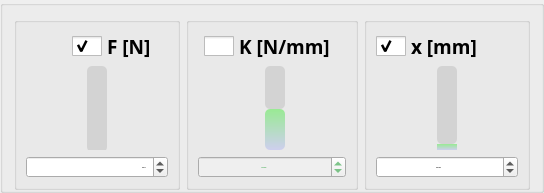
                          <widget class="QGroupBox" name="groupBox_13">
                           <property name="sizePolicy">
                            <sizepolicy hsizetype="Expanding" vsizetype="Expanding">
                             <horstretch>0</horstretch>
                             <verstretch>0</verstretch>
                            </sizepolicy>
                           </property>
                           <property name="minimumSize">
                            <size>
                             <width>0</width>
                             <height>0</height>
                            </size>
                           </property>
                           <property name="styleSheet">
                            <string notr="true">QSlider{
    min-width: 50px;
    max-width: 50px;

}

QSlider::groove:vertical {
    background: transparent;
    position: absolute; /* absolutely position 4px from the left and right of the widget. setting margins on the widget should work too... */
    left: 15px; right: 15px;
}

QSlider::handle:vertical::disabled {
    width: 50px;
    background: rgb(240, 240, 240);
image: url(:/icons/sliderHandle_OFF.png);
}

QSlider::handle:vertical {
    height: 30px;
    width: 50px;
    border: 0px solid #000000;
    border-radius: 4px;
    /*background: rgb(222, 255, 150);*/
    margin: 1 -15px; /* expand outside the groove */
    image: url(:/icons/sliderHandle.png);
}

QSlider::add-page:vertical {

    border-radius: 5px;
    background: qlineargradient(x1:0, y1:0, x2:0, y2:1, stop:0 #99EA94, stop:1 #CECFEE);
}

QSlider::sub-page:vertical {
    border-radius: 5px;
    background: lightgrey;
}</string>
                           </property>
                           <property name="title">
                            <string/>
                           </property>
                           <property name="flat">
                            <bool>true</bool>
                           </property>
                           <layout class="QGridLayout" name="gridLayout_3">
                            <property name="bottomMargin">
                             <number>0</number>
                            </property>
                            <item row="0" column="5" rowspan="3">
                             <widget class="QGroupBox" name="groupBox_12">
                              <property name="title">
                               <string/>
                              </property>
                              <layout class="QGridLayout" name="gridLayout_30">
                               <item row="2" column="0" colspan="3">
                                <widget class="QDoubleSpinBox" name="doubleSpinBox_hooke_x">
                                 <property name="enabled">
                                  <bool>true</bool>
                                 </property>
                                 <property name="font">
                                  <font>
                                   <family>Bradley Hand ITC</family>
                                   <pointsize>-1</pointsize>
                                   <weight>99</weight>
                                   <italic>false</italic>
                                   <bold>true</bold>
                                  </font>
                                 </property>
                                 <property name="styleSheet">
                                  <string notr="true">QDoubleSpinBox {
    padding-right: 1px; /* make room for the arrows */
    border-image: url(:/images/frame.png) 4;
    border-width: 3;
    font: bold 22px &quot;Bradley Hand ITC&quot;;
    font-weight: 900;
}

QDoubleSpinBox:disabled {
	color: rgb(53, 166, 71);
}

QDoubleSpinBox::up-button {
    subcontrol-origin: border;
    subcontrol-position: top right; /* position at the top right corner */

    width: 1px; /* 16 + 2*1px border-width = 15px padding + 3px parent border */
    border-image: url(:/images/spinup.png) 1;
    border-width: 1px;
}

QDoubleSpinBox::up-button:hover {
    border-image: url(:/images/spinup_hover.png) 1;
}

QDoubleSpinBox::up-button:pressed {
    border-image: url(:/images/spinup_pressed.png) 1;
}

QDoubleSpinBox::up-arrow {
    image: url(:/images/up_arrow.png);
    width: 7px;
    height: 7px;
}

QDoubleSpinBox::up-arrow:disabled, QSpinBox::up-arrow:off { /* off state when value is max */
   image: url(:/images/up_arrow_disabled.png);
}

QDoubleSpinBox::down-button {
    subcontrol-origin: border;
    subcontrol-position: bottom right; /* position at bottom right corner */

    width: 1px;
    border-image: url(:/images/spindown.png) 1;
    border-width: 1px;
    border-top-width: 0;
}

QDoubleSpinBox::down-button:hover {
    border-image: url(:/images/spindown_hover.png) 1;
}

QDoubleSpinBox::down-button:pressed {
    border-image: url(:/images/spindown_pressed.png) 1;
}

QDoubleSpinBox::down-arrow {
    image: url(:/images/down_arrow.png);
    width: 7px;
    height: 7px;
}

QDoubleSpinBox::down-arrow:disabled,
QDoubleSpinBox::down-arrow:off { /* off state when value in min */
   image: url(:/images/down_arrow_disabled.png);
}</string>
                                 </property>
                                 <property name="alignment">
                                  <set>Qt::AlignCenter</set>
                                 </property>
                                 <property name="prefix">
                                  <string/>
                                 </property>
                                 <property name="suffix">
                                  <string> mm</string>
                                 </property>
                                 <property name="singleStep">
                                  <double>1.000000000000000</double>
                                 </property>
                                 <property name="value">
                                  <double>10.000000000000000</double>
                                 </property>
                                </widget>
                               </item>
                               <item row="1" column="1">
                                <widget class="QSlider" name="verticalSlider_hooke_x">
                                 <property name="styleSheet">
                                  <string notr="true"/>
                                 </property>
                                 <property name="minimum">
                                  <number>1</number>
                                 </property>
                                 <property name="maximum">
                                  <number>99</number>
                                 </property>
                                 <property name="pageStep">
                                  <number>10</number>
                                 </property>
                                 <property name="value">
                                  <number>10</number>
                                 </property>
                                 <property name="orientation">
                                  <enum>Qt::Vertical</enum>
                                 </property>
                                 <property name="tickPosition">
                                  <enum>QSlider::TicksAbove</enum>
                                 </property>
                                </widget>
                               </item>
                               <item row="1" column="2">
                                <spacer name="horizontalSpacer_12">
                                 <property name="orientation">
                                  <enum>Qt::Horizontal</enum>
                                 </property>
                                 <property name="sizeHint" stdset="0">
                                  <size>
                                   <width>40</width>
                                   <height>20</height>
                                  </size>
                                 </property>
                                </spacer>
                               </item>
                               <item row="1" column="0">
                                <spacer name="horizontalSpacer_20">
                                 <property name="orientation">
                                  <enum>Qt::Horizontal</enum>
                                 </property>
                                 <property name="sizeHint" stdset="0">
                                  <size>
                                   <width>40</width>
                                   <height>20</height>
                                  </size>
                                 </property>
                                </spacer>
                               </item>
                               <item row="0" column="0" colspan="3">
                                <widget class="QCheckBox" name="checkBox_hooke_x">
                                 <property name="font">
                                  <font>
                                   <family>Bradley Hand ITC</family>
                                   <pointsize>14</pointsize>
                                   <weight>75</weight>
                                   <bold>true</bold>
                                  </font>
                                 </property>
                                 <property name="styleSheet">
                                  <string notr="true">QCheckBox {
    spacing: 5px;
}

QCheckBox::indicator {
    width: 30px;
    height: 20px;
}

QCheckBox::indicator:unchecked {
    image: url(:/icons/unChecked.png);
}

QCheckBox::indicator:checked {
    image: url(:/icons/checked.png);
}</string>
                                 </property>
                                 <property name="text">
                                  <string>x [mm]</string>
                                 </property>
                                 <property name="checked">
                                  <bool>true</bool>
                                 </property>
                                 <property name="tristate">
                                  <bool>false</bool>
                                 </property>
                                </widget>
                               </item>
                              </layout>
                             </widget>
                            </item>
                            <item row="0" column="1" rowspan="3">
                             <widget class="QGroupBox" name="groupBox_7">
                              <property name="sizePolicy">
                               <sizepolicy hsizetype="Expanding" vsizetype="Preferred">
                                <horstretch>0</horstretch>
                                <verstretch>0</verstretch>
                               </sizepolicy>
                              </property>
                              <property name="title">
                               <string/>
                              </property>
                              <layout class="QGridLayout" name="gridLayout_17">
                               <item row="1" column="2">
                                <spacer name="horizontalSpacer_19">
                                 <property name="orientation">
                                  <enum>Qt::Horizontal</enum>
                                 </property>
                                 <property name="sizeHint" stdset="0">
                                  <size>
                                   <width>40</width>
                                   <height>20</height>
                                  </size>
                                 </property>
                                </spacer>
                               </item>
                               <item row="1" column="1">
                                <widget class="QSlider" name="verticalSlider_hooke_F">
                                 <property name="sizePolicy">
                                  <sizepolicy hsizetype="Expanding" vsizetype="Expanding">
                                   <horstretch>0</horstretch>
                                   <verstretch>0</verstretch>
                                  </sizepolicy>
                                 </property>
                                 <property name="styleSheet">
                                  <string notr="true"/>
                                 </property>
                                 <property name="minimum">
                                  <number>1</number>
                                 </property>
                                 <property name="maximum">
                                  <number>99</number>
                                 </property>
                                 <property name="pageStep">
                                  <number>10</number>
                                 </property>
                                 <property name="value">
                                  <number>1</number>
                                 </property>
                                 <property name="orientation">
                                  <enum>Qt::Vertical</enum>
                                 </property>
                                 <property name="tickPosition">
                                  <enum>QSlider::TicksAbove</enum>
                                 </property>
                                </widget>
                               </item>
                               <item row="1" column="0">
                                <spacer name="horizontalSpacer_9">
                                 <property name="orientation">
                                  <enum>Qt::Horizontal</enum>
                                 </property>
                                 <property name="sizeHint" stdset="0">
                                  <size>
                                   <width>40</width>
                                   <height>20</height>
                                  </size>
                                 </property>
                                </spacer>
                               </item>
                               <item row="2" column="0" colspan="3">
                                <widget class="QDoubleSpinBox" name="doubleSpinBox_hooke_F">
                                 <property name="font">
                                  <font>
                                   <family>Bradley Hand ITC</family>
                                   <pointsize>-1</pointsize>
                                   <weight>99</weight>
                                   <italic>false</italic>
                                   <bold>true</bold>
                                  </font>
                                 </property>
                                 <property name="styleSheet">
                                  <string notr="true">QDoubleSpinBox {
    padding-right: 1px; /* make room for the arrows */
    border-image: url(:/images/frame.png) 4;
    border-width: 3;
    font: bold 22px &quot;Bradley Hand ITC&quot;;
    font-weight: 900;
}

QDoubleSpinBox:disabled {
	color: rgb(53, 166, 71);
}

QDoubleSpinBox::up-button {
    subcontrol-origin: border;
    subcontrol-position: top right; /* position at the top right corner */

    width: 1px; /* 16 + 2*1px border-width = 15px padding + 3px parent border */
    border-image: url(:/images/spinup.png) 1;
    border-width: 1px;
}

QDoubleSpinBox::up-button:hover {
    border-image: url(:/images/spinup_hover.png) 1;
}

QDoubleSpinBox::up-button:pressed {
    border-image: url(:/images/spinup_pressed.png) 1;
}

QDoubleSpinBox::up-arrow {
    image: url(:/images/up_arrow.png);
    width: 7px;
    height: 7px;
}

QDoubleSpinBox::up-arrow:disabled, QSpinBox::up-arrow:off { /* off state when value is max */
   image: url(:/images/up_arrow_disabled.png);
}

QDoubleSpinBox::down-button {
    subcontrol-origin: border;
    subcontrol-position: bottom right; /* position at bottom right corner */

    width: 1px;
    border-image: url(:/images/spindown.png) 1;
    border-width: 1px;
    border-top-width: 0;
}

QDoubleSpinBox::down-button:hover {
    border-image: url(:/images/spindown_hover.png) 1;
}

QDoubleSpinBox::down-button:pressed {
    border-image: url(:/images/spindown_pressed.png) 1;
}

QDoubleSpinBox::down-arrow {
    image: url(:/images/down_arrow.png);
    width: 7px;
    height: 7px;
}

QDoubleSpinBox::down-arrow:disabled,
QDoubleSpinBox::down-arrow:off { /* off state when value in min */
   image: url(:/images/down_arrow_disabled.png);
}</string>
                                 </property>
                                 <property name="alignment">
                                  <set>Qt::AlignRight|Qt::AlignTrailing|Qt::AlignVCenter</set>
                                 </property>
                                 <property name="prefix">
                                  <string/>
                                 </property>
                                 <property name="suffix">
                                  <string> N</string>
                                 </property>
                                 <property name="singleStep">
                                  <double>1.000000000000000</double>
                                 </property>
                                 <property name="value">
                                  <double>10.000000000000000</double>
                                 </property>
                                </widget>
                               </item>
                               <item row="0" column="1" colspan="2">
                                <widget class="QCheckBox" name="checkBox_hooke_F">
                                 <property name="font">
                                  <font>
                                   <family>Bradley Hand ITC</family>
                                   <pointsize>14</pointsize>
                                   <weight>75</weight>
                                   <bold>true</bold>
                                  </font>
                                 </property>
                                 <property name="styleSheet">
                                  <string notr="true">QCheckBox {
    spacing: 5px;
text-align: center;
}

QCheckBox::indicator {
    width: 30px;
    height: 20px;
}

QCheckBox::indicator:unchecked {
    image: url(:/icons/unChecked.png);
}

QCheckBox::indicator:checked {
    image: url(:/icons/checked.png);
}

/*
QCheckBox::indicator:unchecked:hover {
    image: url(:/images/checkbox_unchecked_hover.png);
}

QCheckBox::indicator:unchecked:pressed {
    image: url(:/images/checkbox_unchecked_pressed.png);
}

QCheckBox::indicator:checked:hover {
    image: url(:/images/checkbox_checked_hover.png);
}

QCheckBox::indicator:checked:pressed {
    image: url(:/images/checkbox_checked_pressed.png);
}

QCheckBox::indicator:indeterminate:hover {
    image: url(:/images/checkbox_indeterminate_hover.png);
}

QCheckBox::indicator:indeterminate:pressed {
    image: url(:/images/checkbox_indeterminate_pressed.png);
}*/</string>
                                 </property>
                                 <property name="text">
                                  <string>F [N]</string>
                                 </property>
                                 <property name="checked">
                                  <bool>true</bool>
                                 </property>
                                </widget>
                               </item>
                              </layout>
                             </widget>
                            </item>
                            <item row="0" column="2" rowspan="3">
                             <widget class="QGroupBox" name="groupBox_11">
                              <property name="title">
                               <string/>
                              </property>
                              <layout class="QGridLayout" name="gridLayout_29">
                               <item row="2" column="2">
                                <widget class="QSlider" name="verticalSlider_hooke_K">
                                 <property name="enabled">
                                  <bool>false</bool>
                                 </property>
                                 <property name="styleSheet">
                                  <string notr="true"/>
                                 </property>
                                 <property name="maximum">
                                  <number>199</number>
                                 </property>
                                 <property name="pageStep">
                                  <number>20</number>
                                 </property>
                                 <property name="value">
                                  <number>100</number>
                                 </property>
                                 <property name="orientation">
                                  <enum>Qt::Vertical</enum>
                                 </property>
                                 <property name="tickPosition">
                                  <enum>QSlider::TicksAbove</enum>
                                 </property>
                                </widget>
                               </item>
                               <item row="2" column="3">
                                <spacer name="horizontalSpacer_8">
                                 <property name="orientation">
                                  <enum>Qt::Horizontal</enum>
                                 </property>
                                 <property name="sizeHint" stdset="0">
                                  <size>
                                   <width>40</width>
                                   <height>20</height>
                                  </size>
                                 </property>
                                </spacer>
                               </item>
                               <item row="2" column="1">
                                <spacer name="horizontalSpacer_11">
                                 <property name="orientation">
                                  <enum>Qt::Horizontal</enum>
                                 </property>
                                 <property name="sizeHint" stdset="0">
                                  <size>
                                   <width>40</width>
                                   <height>20</height>
                                  </size>
                                 </property>
                                </spacer>
                               </item>
                               <item row="3" column="0" colspan="4">
                                <widget class="QDoubleSpinBox" name="doubleSpinBox_hooke_K">
                                 <property name="enabled">
                                  <bool>false</bool>
                                 </property>
                                 <property name="font">
                                  <font>
                                   <family>Bradley Hand ITC</family>
                                   <pointsize>-1</pointsize>
                                   <weight>99</weight>
                                   <italic>false</italic>
                                   <bold>true</bold>
                                  </font>
                                 </property>
                                 <property name="styleSheet">
                                  <string notr="true">QDoubleSpinBox {
    padding-right: 1px; /* make room for the arrows */
    border-image: url(:/images/frame.png) 4;
    border-width: 3;
    font: bold 22px &quot;Bradley Hand ITC&quot;;
    font-weight: 900;
}

QDoubleSpinBox:disabled {
	color: rgb(53, 166, 71);
}

QDoubleSpinBox::up-button {
    subcontrol-origin: border;
    subcontrol-position: top right; /* position at the top right corner */

    width: 1px; /* 16 + 2*1px border-width = 15px padding + 3px parent border */
    border-image: url(:/images/spinup.png) 1;
    border-width: 1px;
}

QDoubleSpinBox::up-button:hover {
    border-image: url(:/images/spinup_hover.png) 1;
}

QDoubleSpinBox::up-button:pressed {
    border-image: url(:/images/spinup_pressed.png) 1;
}

QDoubleSpinBox::up-arrow {
    image: url(:/images/up_arrow.png);
    width: 7px;
    height: 7px;
}

QDoubleSpinBox::up-arrow:disabled, QSpinBox::up-arrow:off { /* off state when value is max */
   image: url(:/images/up_arrow_disabled.png);
}

QDoubleSpinBox::down-button {
    subcontrol-origin: border;
    subcontrol-position: bottom right; /* position at bottom right corner */

    width: 1px;
    border-image: url(:/images/spindown.png) 1;
    border-width: 1px;
    border-top-width: 0;
}

QDoubleSpinBox::down-button:hover {
    border-image: url(:/images/spindown_hover.png) 1;
}

QDoubleSpinBox::down-button:pressed {
    border-image: url(:/images/spindown_pressed.png) 1;
}

QDoubleSpinBox::down-arrow {
    image: url(:/images/down_arrow.png);
    width: 7px;
    height: 7px;
}

QDoubleSpinBox::down-arrow:disabled,
QDoubleSpinBox::down-arrow:off { /* off state when value in min */
   image: url(:/images/down_arrow_disabled.png);
}</string>
                                 </property>
                                 <property name="alignment">
                                  <set>Qt::AlignCenter</set>
                                 </property>
                                 <property name="suffix">
                                  <string> N/mm</string>
                                 </property>
                                 <property name="maximum">
                                  <double>2.000000000000000</double>
                                 </property>
                                 <property name="singleStep">
                                  <double>0.100000000000000</double>
                                 </property>
                                 <property name="value">
                                  <double>1.000000000000000</double>
                                 </property>
                                </widget>
                               </item>
                               <item row="1" column="1" colspan="3">
                                <widget class="QCheckBox" name="checkBox_hooke_K">
                                 <property name="font">
                                  <font>
                                   <family>Bradley Hand ITC</family>
                                   <pointsize>14</pointsize>
                                   <weight>75</weight>
                                   <bold>true</bold>
                                  </font>
                                 </property>
                                 <property name="styleSheet">
                                  <string notr="true">QCheckBox {
    spacing: 5px;
text-align: center;
}

QCheckBox::indicator {
    width: 30px;
    height: 20px;
}

QCheckBox::indicator:unchecked {
    image: url(:/icons/unChecked.png);
}

QCheckBox::indicator:checked {
    image: url(:/icons/checked.png);
}</string>
                                 </property>
                                 <property name="text">
                                  <string>K [N/mm]</string>
                                 </property>
                                </widget>
                               </item>
                              </layout>
                             </widget>
                            </item>
                           </layout>
                          </widget>
